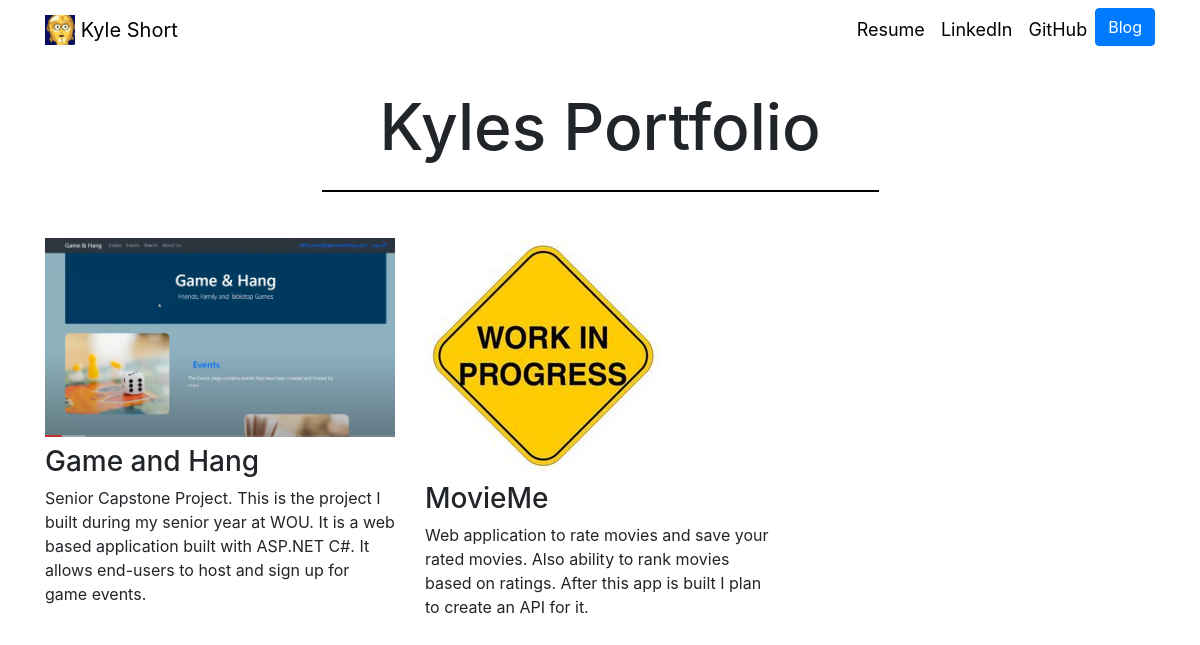
Before: / with the older database file.
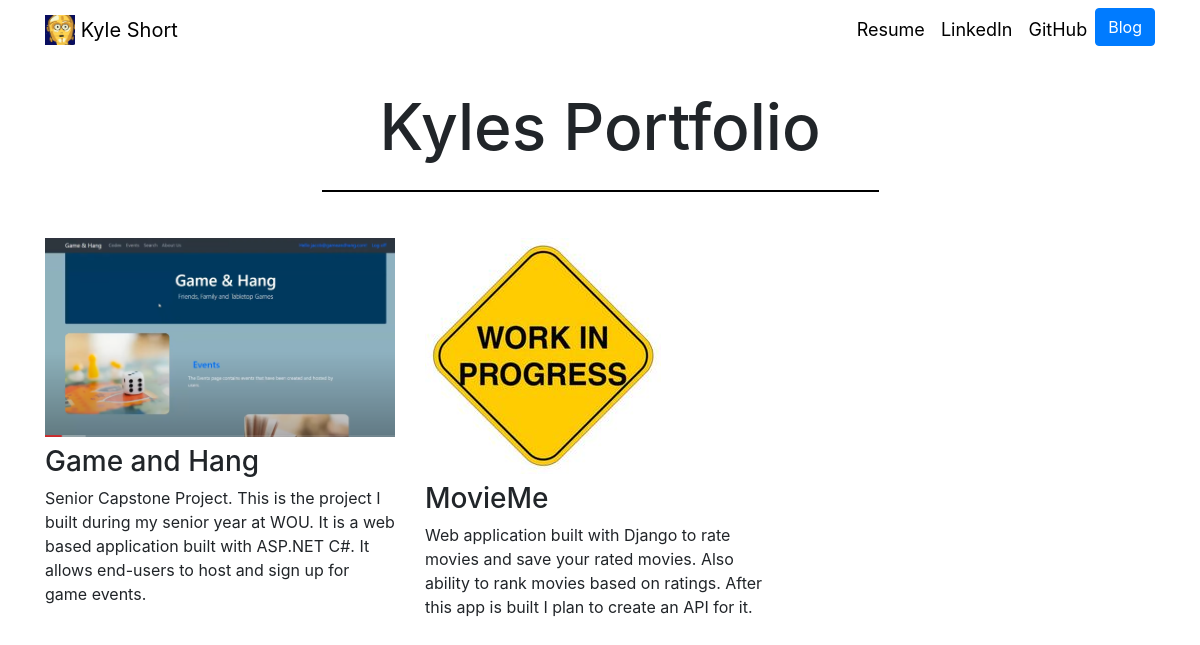
After: the same page with the newer database file.
### portfolio/models.py (models this page shows, shortened)
class Project(models.Model):
    title = models.CharField(max_length=100)
    description = models.CharField(max_length=250)
    image = models.ImageField(upload_to='portfolio/images/')
    url = models.URLField(blank=True)

### portfolio/views.py (the view)
# urls.py: 2. Add a URL to urlpatterns:  path('', views.home, name='home')
def home(request):
    projects = Project.objects.all()
    return render(request, 'portfolio/home.html', {'projects':projects})

### portfolio/templates/portfolio/home.html
{% extends 'portfolio/base.html' %}
{% load static %}
{% block content %}
<head>
  <link rel="stylesheet" type="text/css" href="{% static 'portfolio/home.css' %}">
</head>
<div class="row justify-content-center">
  <h1 id="title">Kyles Portfolio </h1>
</div>
<hr>
<div class="row" style="padding-top:30px;">
  {% for project in projects %}
  <div class="col-lg-4 col-md-6">
    {% if project.url %}
    <a href="{{ project.url }}">
      <img src="{{ project.image.url }}" class="img-fluid mb-2" class="projectpic">
    </a>
    {% else %}
    <img src="{{ project.image.url }}" class="img-fluid mb-2" >
    {% endif %}
    <h3>{{ project.title }}</h3>
    <p>{{ project.description }}</p>
  </div>
  {% endfor %}
</div>
{% endblock %}

Changed rows visible on the page:
changed Project "MovieMe": description "Web application to rate movies and save your rated movies. Also ability to rank movies based on ratings. After this app is built I plan to create an API for it." → "Web application built with Django to rate movies and…"
